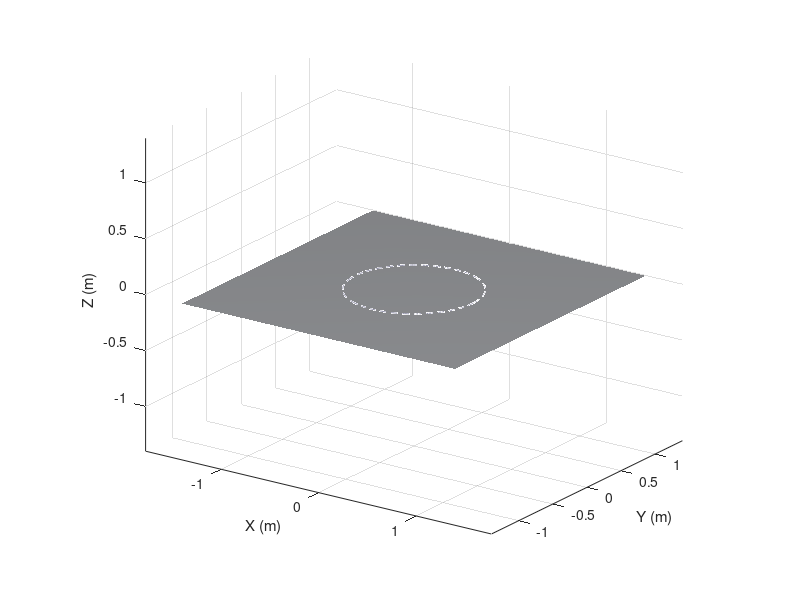

Write MATLAB code to recreate this figure. (Note: this script raises an error after producing the figure.)
% SPOT_CIRCLE_ANIMATION (script)
% Single-file MATLAB script to animate a Spot-like quadruped trotting
% around a circle. No toolboxes or external assets required.
%
% Usage: open this file and press Run.

%% -------- Parameters (tunable) --------
params = struct();

% Body geometry (meters)
params.bodyLength = 0.349;  % from CAD body_v1 (approx 349 mm)
params.bodyWidth  = 0.108;  % from CAD body_v1 (approx 108 mm)
params.bodyHeight = 0.050;  % from CAD body_v1 (approx 50 mm)

% Hip locations relative to body center (x forward, y left, z up)
params.hipForwardX = 0.17;  % ~ bodyLength/2 - small margin
params.hipLateralY = 0.054; % ~ bodyWidth/2
params.hipHeightZ  = -0.00; % motors approximately centered in body height

% Leg link lengths (planar sagittal IK)
params.upperLen = 0.206;  % upper leg rotor-to-rotor from CAD (~206 mm)
params.lowerLen = 0.208;  % lower leg rotor-to-foot center from CAD (~208 mm)

% Gait and path
params.circleRadius   = 0.60;     % meters
params.walkSpeed_mps  = 0.25;     % nominal tangential speed
params.stepFrequency  = 1.8;      % Hz (per leg)
params.dutyFactor     = 0.6;      % stance fraction [0..1]
params.stepHeight     = 0.03;     % meters
params.clearanceDrop  = 0.005;    % extra drop at start/end of stance

% Pose dynamics
params.bodyYawLead  = 0.0;        % radians lead vs tangent
params.bodyPitchAmp = 3*pi/180;   % small periodic pitch
params.bodyRollAmp  = 2*pi/180;   % small periodic roll

% Timing
params.totalTime  = 18;   % seconds
params.fps        = 45;   % frames per second

% Colors
params.colorBody  = [0.92 0.73 0.23]; % Boston-ish mustard
params.colorBlack = [0.08 0.08 0.10];
params.colorJoints= [0.20 0.20 0.22];
params.bgColor    = [0.97 0.98 1.00]; % background color

% Rendering
params.lineWidthLeg = 3.5;
params.markerSize   = 10;

%% -------- Derived values --------
T = 1/params.fps;
N = floor(params.totalTime * params.fps);

strideLen = params.walkSpeed_mps / params.stepFrequency; % meters per cycle

% Leg names and diagonal pair phase offsets (trot gait)
% Order: FL, FR, RL, RR
legNames = {"FL","FR","RL","RR"};
phaseOffsets = [0, 0.5, 0.5, 0];  % FL/RR in phase, FR/RL opposite

% Hip positions in body frame
hipPosBody = [
    params.hipForwardX,  params.hipLateralY,  params.hipHeightZ;  % FL
    params.hipForwardX, -params.hipLateralY,  params.hipHeightZ;  % FR
   -params.hipForwardX,  params.hipLateralY,  params.hipHeightZ;  % RL
   -params.hipForwardX, -params.hipLateralY,  params.hipHeightZ]; % RR

%% -------- Figure setup --------
fig = figure('Name','Spot-like Quadruped - Circle Trot','Color',params.bgColor);
ax = axes(fig); hold(ax,'on'); grid(ax,'on'); axis(ax,'equal');
xlabel(ax,'X (m)'); ylabel(ax,'Y (m)'); zlabel(ax,'Z (m)');
view(ax, 35, 20);
set(ax,'Color',params.bgColor);

% Ground and circle visualization
theta = linspace(0, 2*pi, 300);
xc = params.circleRadius * cos(theta);
yc = params.circleRadius * sin(theta);
zc = zeros(size(theta));
plot3(ax, xc, yc, zc, '--', 'Color',[0.55 0.55 0.65]);

% Ground plane under the path
planeR = params.circleRadius + 0.8;
[Xp,Yp] = meshgrid(linspace(-planeR,planeR,2), linspace(-planeR,planeR,2));
Zp = zeros(size(Xp)) - 0.001;
surf(ax, Xp, Yp, Zp, 'FaceColor',[0.92 0.93 0.95], 'EdgeColor','none', 'FaceAlpha',1.0);
lighting gouraud; camlight('headlight');

% Pre-create graphics objects for speed
[bodyVerts, bodyFaces] = makeBodyMesh(params);
bodyPatch = patch('Faces',bodyFaces,'Vertices',bodyVerts, ...
    'FaceColor',params.colorBody,'EdgeColor','none','FaceAlpha',1.0, ...
    'FaceLighting','gouraud','SpecularStrength',0.3);
bodyEdges = plotBodyEdges(ax, params, params.colorBlack);

legLines = gobjects(4,2); % [upper, lower]
footMarkers = gobjects(4,1);
hipMarkers  = gobjects(4,1);
for i = 1:4
    legLines(i,1) = plot3(ax, [0 0], [0 0], [0 0], '-', 'Color', params.colorBlack, 'LineWidth', params.lineWidthLeg);
    legLines(i,2) = plot3(ax, [0 0], [0 0], [0 0], '-', 'Color', params.colorBlack, 'LineWidth', params.lineWidthLeg);
    footMarkers(i) = plot3(ax, 0,0,0, 'o', 'MarkerFaceColor', params.colorBlack, 'MarkerEdgeColor','none', 'MarkerSize', params.markerSize);
    hipMarkers(i)  = plot3(ax, 0,0,0, 'o', 'MarkerFaceColor', params.colorJoints, 'MarkerEdgeColor','none', 'MarkerSize', 6);
end

axis(ax, [-(params.circleRadius+0.5) (params.circleRadius+0.5) -(params.circleRadius+0.5) (params.circleRadius+0.5) -0.35 0.35]);

%% -------- Animation loop --------
time = 0;
for k = 1:N
    time = time + T;

    % Body pose following circle (world frame)
    ang = wrapToPi((params.walkSpeed_mps * time) / params.circleRadius); % angle along circle
    posWorld = [params.circleRadius * cos(ang), params.circleRadius * sin(ang), 0.15];
    yawWorld = ang + pi/2 + params.bodyYawLead; % tangent facing
    pitch = params.bodyPitchAmp * sin(2*pi*0.5*time);
    roll  = params.bodyRollAmp  * sin(2*pi*0.7*time + pi/4);

    Rwb = eulZYX(yawWorld, pitch, roll); % world<-body rotation

    % Body vertices transform
    V = bodyVerts * Rwb.' + posWorld; %#ok<NASGU> (for reference)
    set(bodyPatch, 'Vertices', (bodyVerts * Rwb.' + posWorld));
    updateBodyEdges(bodyEdges, params, Rwb, posWorld);

    % Feet nominal stance placement in body frame (rectangle under hips)
    stanceRectX = [ params.hipForwardX+0.05,  params.hipForwardX+0.05, -params.hipForwardX-0.05, -params.hipForwardX-0.05];
    stanceRectY = [ params.hipLateralY,      -params.hipLateralY,       params.hipLateralY,      -params.hipLateralY];
    nominalFootBody = [stanceRectX(:), stanceRectY(:), repmat(-0.18,4,1)]; % fixed height under body

    % For each leg: compute foot trajectory world frame, do IK per hip frame
    for iLeg = 1:4
        phase = phaseOffsets(iLeg);
        s = mod(params.stepFrequency * time + phase, 1.0); % 0..1

        % Decompose path displacement along circle tangent for the foot
        tangentDirWorld = [-sin(ang), cos(ang), 0];
        lateralDirWorld = [-cos(ang), -sin(ang), 0]; % toward circle center

        % Base placement = nominal foot directly under the body, projected to ground (z=0)
        footNomWorld = nominalFootBody(iLeg,:) * Rwb.' + posWorld;
        footNomWorld(3) = 0; % ensure baseline on ground

        % Stance moves backward relative to body; swing moves forward and up
        [deltaAlong, zLift] = footCycleDisplacement(s, strideLen, params);

        % Slight radial bias so path is circular; inner legs slightly more inside
        radialBias = 0.02 * (iLeg==2 || iLeg==3) - 0.02 * (iLeg==1 || iLeg==4); % FR/RL inward, FL/RR outward

        footWorld = footNomWorld + deltaAlong * tangentDirWorld + radialBias * lateralDirWorld;
        % vertical component with no ground penetration
        footWorld(3) = max(0, footNomWorld(3) + zLift);

        % Hip world position
        hipWorld = hipPosBody(iLeg,:) * Rwb.' + posWorld;

        % Transform target to hip local frame (hip x forward, y left, z up)
        pHipLocal = (footWorld - hipWorld) / Rwb.'; % since Rwb rotates body->world

        % Use planar IK in x-z plane; keep y offset as-is for ab/adduction look
        targetXZ = [pHipLocal(1), pHipLocal(3)];
        [th1, th2] = twoLinkIK(targetXZ, params.upperLen, params.lowerLen);

        kneeLocal  = [params.upperLen*cos(th1), 0, params.upperLen*sin(th1)];
        footLocal  = [kneeLocal(1)+params.lowerLen*cos(th1+th2), pHipLocal(2), kneeLocal(3)+params.lowerLen*sin(th1+th2)];
        kneeLocal(2) = pHipLocal(2); % keep the same lateral offset for a slight 3D feel

        % Convert joints back to world
        kneeWorld = kneeLocal * Rwb.' + hipWorld;
        footWorld = footLocal * Rwb.' + hipWorld;

        % Draw hip, leg segments, and feet
        set(hipMarkers(iLeg), 'XData', hipWorld(1), 'YData', hipWorld(2), 'ZData', hipWorld(3));
        set(legLines(iLeg,1), 'XData', [hipWorld(1) kneeWorld(1)], 'YData', [hipWorld(2) kneeWorld(2)], 'ZData', [hipWorld(3) kneeWorld(3)]);
        set(legLines(iLeg,2), 'XData', [kneeWorld(1) footWorld(1)], 'YData', [kneeWorld(2) footWorld(2)], 'ZData', [kneeWorld(3) footWorld(3)]);
        set(footMarkers(iLeg), 'XData', footWorld(1), 'YData', footWorld(2), 'ZData', footWorld(3));
    end

    drawnow limitrate;
end



%% -------- Helper functions (same file) --------
function R = eulZYX(yaw, pitch, roll)
    cy = cos(yaw);  sy = sin(yaw);
    cp = cos(pitch); sp = sin(pitch);
    cr = cos(roll);  sr = sin(roll);
    R = [ cy*cp, cy*sp*sr - sy*cr, cy*sp*cr + sy*sr; 
          sy*cp, sy*sp*sr + cy*cr, sy*sp*cr - cy*sr; 
            -sp,            cp*sr,            cp*cr ];
end

function [th1, th2] = twoLinkIK(targetXZ, l1, l2)
    x = targetXZ(1);
    z = targetXZ(2);
    r2 = x^2 + z^2;
    r = sqrt(max(r2, 1e-9));
    % Clamp to reachable workspace
    r = min(max(r, abs(l1-l2)+1e-6), l1+l2-1e-6);
    % Law of cosines
    cosTh2 = (r2 - l1^2 - l2^2) / (2*l1*l2);
    cosTh2 = max(min(cosTh2, 1), -1);
    th2 = acos(cosTh2) - pi; % choose knee bend backwards
    k1 = l1 + l2*cos(th2);
    k2 = l2*sin(th2);
    th1 = atan2(z, x) - atan2(k2, k1);
end

function [deltaAlong, zLift] = footCycleDisplacement(s, strideLen, params)
    % s in [0,1): 0..duty is stance, remainder is swing
    duty = params.dutyFactor;
    if s < duty
        % Stance: foot moves backward relative to body
        frac = s / duty; % 0..1
        deltaAlong = -strideLen * (frac - 0.5); % center at 0 to reduce slip
        % Small extra vertical compliance at edges
        edge = min(frac, 1-frac);
        zLift = -params.clearanceDrop * (0.5 - edge) * 2;
    else
        % Swing: move forward and lift following a smooth cycloid
        frac = (s - duty) / (1 - duty); % 0..1
        deltaAlong = strideLen * (frac - 0.5);
        zLift = params.stepHeight * sin(pi*frac);
    end
end

function [V,F] = makeBodyMesh(params)
    L = params.bodyLength; W = params.bodyWidth; H = params.bodyHeight;
    % Skewed/tapered box to look more like Spot (narrower head/front)
    taperTop  = 0.55;  % top front width factor
    taperBottom = 0.75; % bottom front width factor

    % Base box vertices centered at origin
    V = [
        -L/2, -W/2, -H/2;  % 1 back-bottom-left
        +L/2, -W/2, -H/2;  % 2 front-bottom-left (will taper)
        +L/2, +W/2, -H/2;  % 3 front-bottom-right (will taper)
        -L/2, +W/2, -H/2;  % 4 back-bottom-right
        -L/2, -W/2, +H/2;  % 5 back-top-left
        +L/2, -W/2, +H/2;  % 6 front-top-left (will taper more)
        +L/2, +W/2, +H/2;  % 7 front-top-right (will taper more)
        -L/2, +W/2, +H/2]; % 8 back-top-right

    % Apply taper to front face (x = +L/2)
    % Bottom front points 2,3
    V(2,2) = V(2,2) * taperBottom;
    V(3,2) = V(3,2) * taperBottom;
    % Top front points 6,7
    V(6,2) = V(6,2) * taperTop;
    V(7,2) = V(7,2) * taperTop;

    F = [
        1 2 3 4; % bottom
        5 6 7 8; % top
        1 2 6 5; % left side
        2 3 7 6; % front
        3 4 8 7; % right side
        4 1 5 8]; % back
end

function edges = plotBodyEdges(ax, params, color)
    L = params.bodyLength; W = params.bodyWidth; H = params.bodyHeight;
    % Twelve edges of the box; stored as line handles to update each frame
    verts = [
        -L/2, -W/2, -H/2;  % 1
        +L/2, -W/2, -H/2;  % 2
        +L/2, +W/2, -H/2;  % 3
        -L/2, +W/2, -H/2;  % 4
        -L/2, -W/2, +H/2;  % 5
        +L/2, -W/2, +H/2;  % 6
        +L/2, +W/2, +H/2;  % 7
        -L/2, +W/2, +H/2]; % 8
    edgesIdx = [
        1 2; 2 3; 3 4; 4 1; % bottom
        5 6; 6 7; 7 8; 8 5; % top
        1 5; 2 6; 3 7; 4 8]; % pillars
    edges = gobjects(size(edgesIdx,1),1);
    for i = 1:size(edgesIdx,1)
        p = verts(edgesIdx(i,:), :);
        edges(i) = plot3(ax, p(:,1), p(:,2), p(:,3), '-', 'Color', color, 'LineWidth', 1);
    end
end

function updateBodyEdges(edges, params, Rwb, pos)
    L = params.bodyLength; W = params.bodyWidth; H = params.bodyHeight;
    verts = [
        -L/2, -W/2, -H/2;  % 1
        +L/2, -W/2, -H/2;  % 2
        +L/2, +W/2, -H/2;  % 3
        -L/2, +W/2, -H/2;  % 4
        -L/2, -W/2, +H/2;  % 5
        +L/2, -W/2, +H/2;  % 6
        +L/2, +W/2, +H/2;  % 7
        -L/2, +W/2, +H/2]; % 8
    edgesIdx = [
        1 2; 2 3; 3 4; 4 1; % bottom
        5 6; 6 7; 7 8; 8 5; % top
        1 5; 2 6; 3 7; 4 8]; % pillars
    Vw = verts * Rwb.' + pos;
    for i = 1:size(edgesIdx,1)
        p = Vw(edgesIdx(i,:), :);
        set(edges(i), 'XData', p(:,1), 'YData', p(:,2), 'ZData', p(:,3));
    end
end


